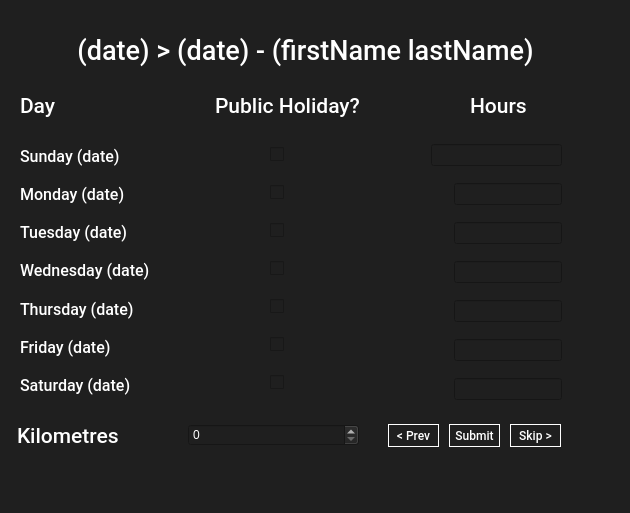
<?xml version="1.0" encoding="UTF-8"?>
<ui version="4.0">
 <class>MainWindow</class>
 <widget class="QMainWindow" name="MainWindow">
  <property name="geometry">
   <rect>
    <x>0</x>
    <y>0</y>
    <width>630</width>
    <height>513</height>
   </rect>
  </property>
  <property name="font">
   <font>
    <family>Roboto Medium</family>
   </font>
  </property>
  <property name="windowTitle">
   <string>Invoice Generator</string>
  </property>
  <property name="styleSheet">
   <string notr="true">background-color: rgb(31, 31, 31);
color: rgb(255, 255, 255);</string>
  </property>
  <widget class="QWidget" name="centralwidget">
   <widget class="QPushButton" name="submitButton">
    <property name="geometry">
     <rect>
      <x>449</x>
      <y>424</y>
      <width>51</width>
      <height>23</height>
     </rect>
    </property>
    <property name="font">
     <font>
      <family>Roboto Medium</family>
     </font>
    </property>
    <property name="styleSheet">
     <string notr="true">border :1px solid ;
border-top-color: rgb(255, 255, 255);
border-bottom-color: rgb(255, 255, 255);
border-right-color: rgb(255, 255, 255);
border-left-color: rgb(255, 255, 255);
</string>
    </property>
    <property name="text">
     <string>Submit</string>
    </property>
   </widget>
   <widget class="QLabel" name="heading">
    <property name="geometry">
     <rect>
      <x>10</x>
      <y>20</y>
      <width>591</width>
      <height>61</height>
     </rect>
    </property>
    <property name="maximumSize">
     <size>
      <width>591</width>
      <height>16777215</height>
     </size>
    </property>
    <property name="font">
     <font>
      <family>Roboto Medium</family>
      <pointsize>20</pointsize>
     </font>
    </property>
    <property name="autoFillBackground">
     <bool>false</bool>
    </property>
    <property name="text">
     <string>(date) &gt; (date) - (firstName lastName)</string>
    </property>
    <property name="alignment">
     <set>Qt::AlignCenter</set>
    </property>
   </widget>
   <widget class="QLabel" name="label_day">
    <property name="geometry">
     <rect>
      <x>20</x>
      <y>90</y>
      <width>61</width>
      <height>31</height>
     </rect>
    </property>
    <property name="font">
     <font>
      <family>Roboto Medium</family>
      <pointsize>16</pointsize>
     </font>
    </property>
    <property name="text">
     <string>Day</string>
    </property>
   </widget>
   <widget class="QLabel" name="label_ph">
    <property name="geometry">
     <rect>
      <x>215</x>
      <y>90</y>
      <width>151</width>
      <height>31</height>
     </rect>
    </property>
    <property name="font">
     <font>
      <family>Roboto Medium</family>
      <pointsize>16</pointsize>
     </font>
    </property>
    <property name="text">
     <string>Public Holiday?</string>
    </property>
   </widget>
   <widget class="QLabel" name="label_hours">
    <property name="geometry">
     <rect>
      <x>470</x>
      <y>90</y>
      <width>61</width>
      <height>31</height>
     </rect>
    </property>
    <property name="font">
     <font>
      <family>Roboto Medium</family>
      <pointsize>16</pointsize>
     </font>
    </property>
    <property name="text">
     <string>Hours</string>
    </property>
   </widget>
   <widget class="QWidget" name="layoutWidget">
    <property name="geometry">
     <rect>
      <x>270</x>
      <y>130</y>
      <width>151</width>
      <height>281</height>
     </rect>
    </property>
    <layout class="QGridLayout" name="gridLayout_2">
     <property name="topMargin">
      <number>0</number>
     </property>
     <property name="spacing">
      <number>6</number>
     </property>
     <item row="3" column="0">
      <widget class="QCheckBox" name="cb_ph_w">
       <property name="text">
        <string/>
       </property>
      </widget>
     </item>
     <item row="6" column="0">
      <widget class="QCheckBox" name="cb_ph_sa">
       <property name="text">
        <string/>
       </property>
      </widget>
     </item>
     <item row="0" column="0">
      <widget class="QCheckBox" name="cb_ph_su">
       <property name="text">
        <string/>
       </property>
      </widget>
     </item>
     <item row="2" column="0">
      <widget class="QCheckBox" name="cb_ph_tu">
       <property name="text">
        <string/>
       </property>
      </widget>
     </item>
     <item row="1" column="0">
      <widget class="QCheckBox" name="cb_ph_m">
       <property name="text">
        <string/>
       </property>
      </widget>
     </item>
     <item row="4" column="0">
      <widget class="QCheckBox" name="cb_ph_th">
       <property name="text">
        <string/>
       </property>
      </widget>
     </item>
     <item row="5" column="0">
      <widget class="QCheckBox" name="cb_ph_f">
       <property name="text">
        <string/>
       </property>
      </widget>
     </item>
    </layout>
   </widget>
   <widget class="QPushButton" name="prevButton">
    <property name="geometry">
     <rect>
      <x>388</x>
      <y>424</y>
      <width>51</width>
      <height>23</height>
     </rect>
    </property>
    <property name="font">
     <font>
      <family>Roboto Medium</family>
     </font>
    </property>
    <property name="styleSheet">
     <string notr="true">border :1px solid ;
border-top-color: rgb(255, 255, 255);
border-bottom-color: rgb(255, 255, 255);
border-right-color: rgb(255, 255, 255);
border-left-color: rgb(255, 255, 255);
</string>
    </property>
    <property name="text">
     <string>&lt; Prev</string>
    </property>
   </widget>
   <widget class="QWidget" name="layoutWidget">
    <property name="geometry">
     <rect>
      <x>20</x>
      <y>140</y>
      <width>191</width>
      <height>261</height>
     </rect>
    </property>
    <layout class="QVBoxLayout" name="verticalLayout_2">
     <item>
      <widget class="QLabel" name="label_sun">
       <property name="font">
        <font>
         <family>Roboto Medium</family>
         <pointsize>12</pointsize>
        </font>
       </property>
       <property name="text">
        <string>Sunday (date)</string>
       </property>
      </widget>
     </item>
     <item>
      <widget class="QLabel" name="label_mon">
       <property name="font">
        <font>
         <family>Roboto Medium</family>
         <pointsize>12</pointsize>
        </font>
       </property>
       <property name="text">
        <string>Monday (date)</string>
       </property>
      </widget>
     </item>
     <item>
      <widget class="QLabel" name="label_tues">
       <property name="font">
        <font>
         <family>Roboto Medium</family>
         <pointsize>12</pointsize>
        </font>
       </property>
       <property name="text">
        <string>Tuesday (date)</string>
       </property>
      </widget>
     </item>
     <item>
      <widget class="QLabel" name="label_wed">
       <property name="font">
        <font>
         <family>Roboto Medium</family>
         <pointsize>12</pointsize>
        </font>
       </property>
       <property name="text">
        <string>Wednesday (date)</string>
       </property>
      </widget>
     </item>
     <item>
      <widget class="QLabel" name="label_thurs">
       <property name="font">
        <font>
         <family>Roboto Medium</family>
         <pointsize>12</pointsize>
        </font>
       </property>
       <property name="text">
        <string>Thursday (date)</string>
       </property>
      </widget>
     </item>
     <item>
      <widget class="QLabel" name="label_fri">
       <property name="font">
        <font>
         <family>Roboto Medium</family>
         <pointsize>12</pointsize>
        </font>
       </property>
       <property name="text">
        <string>Friday (date)</string>
       </property>
      </widget>
     </item>
     <item>
      <widget class="QLabel" name="label_sat">
       <property name="font">
        <font>
         <family>Roboto Medium</family>
         <pointsize>12</pointsize>
        </font>
       </property>
       <property name="text">
        <string>Saturday (date)</string>
       </property>
      </widget>
     </item>
    </layout>
   </widget>
   <widget class="QWidget" name="layoutWidget">
    <property name="geometry">
     <rect>
      <x>0</x>
      <y>420</y>
      <width>361</width>
      <height>31</height>
     </rect>
    </property>
    <layout class="QHBoxLayout" name="horizontalLayout_2">
     <property name="spacing">
      <number>0</number>
     </property>
     <property name="leftMargin">
      <number>17</number>
     </property>
     <property name="rightMargin">
      <number>2</number>
     </property>
     <item>
      <widget class="QLabel" name="label_day_2">
       <property name="font">
        <font>
         <family>Roboto Medium</family>
         <pointsize>16</pointsize>
        </font>
       </property>
       <property name="text">
        <string>Kilometres</string>
       </property>
      </widget>
     </item>
     <item>
      <widget class="QSpinBox" name="input_kms"/>
     </item>
    </layout>
   </widget>
   <widget class="QWidget" name="layoutWidget">
    <property name="geometry">
     <rect>
      <x>431</x>
      <y>133</y>
      <width>131</width>
      <height>280</height>
     </rect>
    </property>
    <layout class="QVBoxLayout" name="verticalLayout_3">
     <property name="spacing">
      <number>6</number>
     </property>
     <item>
      <widget class="QLineEdit" name="input_w_su"/>
     </item>
     <item alignment="Qt::AlignRight">
      <widget class="QLineEdit" name="input_w_m"/>
     </item>
     <item alignment="Qt::AlignRight">
      <widget class="QLineEdit" name="input_w_tu"/>
     </item>
     <item alignment="Qt::AlignRight">
      <widget class="QLineEdit" name="input_w_w"/>
     </item>
     <item alignment="Qt::AlignRight">
      <widget class="QLineEdit" name="input_w_th"/>
     </item>
     <item alignment="Qt::AlignRight">
      <widget class="QLineEdit" name="input_w_f"/>
     </item>
     <item alignment="Qt::AlignRight">
      <widget class="QLineEdit" name="input_w_sa"/>
     </item>
    </layout>
   </widget>
   <widget class="QPushButton" name="skipButton">
    <property name="geometry">
     <rect>
      <x>510</x>
      <y>424</y>
      <width>51</width>
      <height>23</height>
     </rect>
    </property>
    <property name="font">
     <font>
      <family>Roboto Medium</family>
     </font>
    </property>
    <property name="styleSheet">
     <string notr="true">border :1px solid ;
border-top-color: rgb(255, 255, 255);
border-bottom-color: rgb(255, 255, 255);
border-right-color: rgb(255, 255, 255);
border-left-color: rgb(255, 255, 255);
</string>
    </property>
    <property name="text">
     <string>Skip &gt;</string>
    </property>
   </widget>
  </widget>
  <widget class="QMenuBar" name="menubar">
   <property name="geometry">
    <rect>
     <x>0</x>
     <y>0</y>
     <width>630</width>
     <height>21</height>
    </rect>
   </property>
  </widget>
  <widget class="QStatusBar" name="statusbar"/>
 </widget>
 <resources/>
 <connections/>
</ui>
